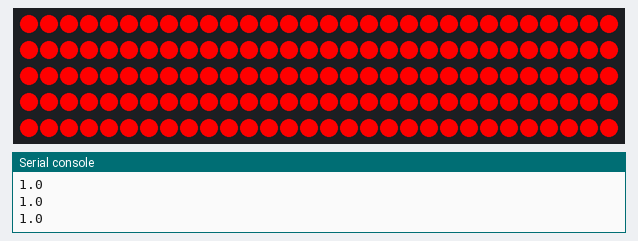
Simulated run of this program. Board: CircuitPython board. On the bench: 150 RGB LEDs in strip order, left to right, continuing on the next row, the last lines printed to the serial console.

Above: at 0.1 s.
At 2.2 s:
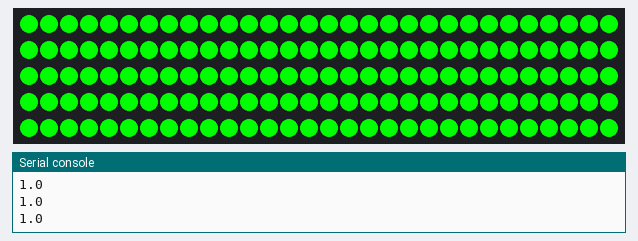
At 4.4 s:
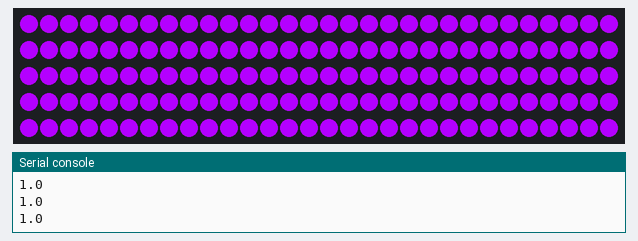
At 6.5 s:
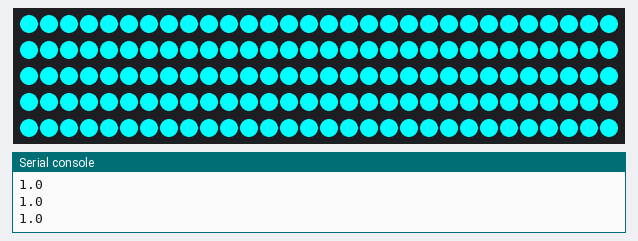
At 10.8 s:
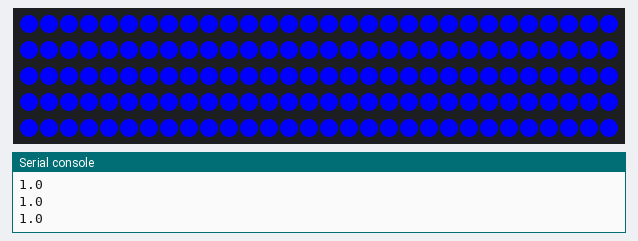

The program:

code.py_color_change_strip.py
```python
# 5M Reel of neopixel, 30 per M spacing.
# Xmas Tree strip effects.
# acidic.io Dec2019

import time
import board
import neopixel

pixel_pin = board.D12
num_pixels = 150   # 5m reel of 30 pixel spacing
pixels = neopixel.NeoPixel(pixel_pin, num_pixels, auto_write=False)

RED = (255, 0, 0)
GREEN = (0, 255, 0)
CYAN = (0, 255, 255)
BLUE = (0, 0, 255)
PURPLE = (180, 0, 255)

def scanline(wait):
    pixels.fill((0, 0, 0))
    pixels.show()
    for i in range(num_pixels):
        pixels[i] = (0, 255, 255)
        pixels[(i-1)] = (0, 0, 0)
        pixels._brightness = 1
        pixels.show()
     #   time.sleep(0.0001)
        print(i, "is on")
        # 89 is ON
    for x in range(1, num_pixels):
        # i has value of 89
        print((1+(i-x)), "is off and", i-x, "is on and x is", x)
        pixels[i] = (0, 0, 0)
        # 89 is off
        pixels[(i-x)] = (0, 255, 255)
        pixels[(1+(i-x))] = (0, 0, 0)
        # 89-1, 88 is on
        pixels._brightness = 1
        pixels.show()
     #    time.sleep(0.0001)


# this will begin at 0.1 and increase to 0.50
def fade_up(wait, color):
    pixels.fill(color)
    b = 0.03
    time.sleep(wait)   # just a pause
    for ib in range(0, 60):
        b = b+0.01
        pixels._brightness = (b)
        pixels.show()
        print(pixels.brightness)
        time.sleep(wait)

def fade_down(wait):
    b = 0.7
    for db in range(1, 67):
        b = b-0.01
        pixels._brightness = (b)
        pixels.show()
        print(pixels.brightness)
        time.sleep(wait)

while True:
        fade_up(0.01, RED)
        fade_down(0.01)
        fade_up(0.01, GREEN)
        fade_down(0.01)
        fade_up(0.01, PURPLE)
        fade_down(0.01)
        fade_up(0.01, CYAN)
        fade_down(0.01)
        fade_up(0.01, PURPLE)
        fade_down(0.01)
        fade_up(0.01, BLUE)
        fade_down(0.01)
    #    scanline(0.03)
```

Measured:
- by itself, everything shown: repeats every 12.9 s, in 6 steps
- what the display in image 0 shows lasts 2.2 s, from 0.0 s to 2.2 s
